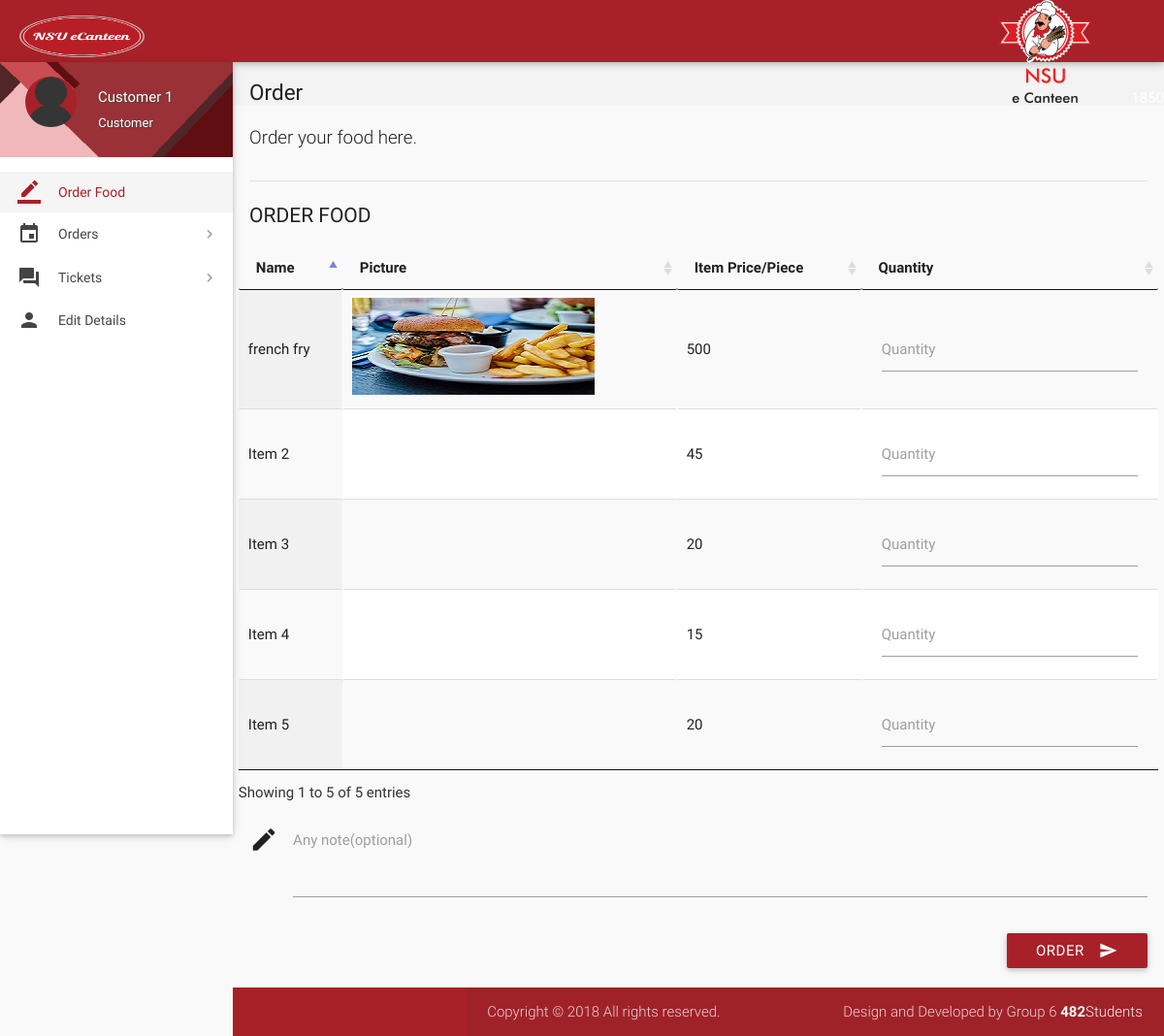
Page /index.php (signed in) on the committed database.
### tables this page shows
CREATE TABLE `items` (
  `id` int(11) NOT NULL,
  `name` varchar(20) NOT NULL,
  `price` int(11) NOT NULL,
  `deleted` tinyint(4) NOT NULL DEFAULT '0',
  `image` varchar(100) DEFAULT NULL
);

### includes/connect.php (called while the page is built, shortened)
<?php
$name = $_SESSION['name'];
$role = $_SESSION['role'];
?>

### index.php (the view, shortened to what this page needs)
<?php
include 'includes/connect.php';
include 'includes/wallet.php';
	if($_SESSION['customer_sid']==session_id())
	{
		?>
<!DOCTYPE html>
<html lang="en">
<head>
  <link href="css/materialize.min.css" type="text/css" rel="stylesheet" media="screen,projection">
  <link href="css/style.min.css" type="text/css" rel="stylesheet" media="screen,projection">
  <link href="css/custom/custom.min.css" type="text/css" rel="stylesheet" media="screen,projection">
  <link href="js/plugins/perfect-scrollbar/perfect-scrollbar.css" type="text/css" rel="stylesheet" media="screen,projection">
  <link href="js/plugins/data-tables/css/jquery.dataTables.min.css" type="text/css" rel="stylesheet" media="screen,projection">
</head>
<body>
  <header id="header" class="page-topbar">
        <div class="navbar-fixed">
            <nav class="navbar-color">
                <div class="nav-wrapper">
                    <ul class="left">
                      <li><h1 class="logo-wrapper"><a href="index.php" class="brand-logo darken-1"><img class="text-center center-block" style="width: 129px;
height:55px ;
padding-bottom: 10px;"  src="images/logooo.png" alt="logo"></a> <span class="logo-text">Logo</span></h1></li>
                    </ul>
                    <ul class="right hide-on-med-and-down">
                        <li><img src="images/favicon/ee.png" class="img-responsive"><?php echo $balance;?>
                        </li>
                    </ul>
                </div>
            </nav>
        </div>
  </header>
  <div id="main">
    <div class="wrapper">
      <aside id="left-sidebar-nav">
        <ul id="slide-out" class="side-nav fixed leftside-navigation">
            <li class="user-details cyan darken-2">
            <div class="row">
                <div class="col col s4 m4 l4">
                    <img src="images/avatar.jpg" alt="" class="circle responsive-img valign profile-image">
                </div>
                <div class="col col s8 m8 l8">
                    <a class="btn-flat dropdown-button waves-effect waves-light white-text profile-btn" href="#" data-activates="profile-dropdown"><?php echo $name;?> <i class="mdi-navigation-arrow-drop-down right"></i></a>
                    <p class="user-roal"><?php echo $role;?></p>
                </div>
            </div>
            </li>
            <li class="bold active"><a href="index.php" class="waves-effect waves-cyan"><i class="mdi-editor-border-color"></i> Order Food</a>
            </li>
                <li class="no-padding">
                    <ul class="collapsible collapsible-accordion">
                        <li class="bold"><a class="collapsible-header waves-effect waves-cyan"><i class="mdi-editor-insert-invitation"></i> Orders</a>
                        </li>
                    </ul>
                </li>
                <li class="no-padding">
                    <ul class="collapsible collapsible-accordion">
                        <li class="bold"><a class="collapsible-header waves-effect waves-cyan"><i class="mdi-action-question-answer"></i> Tickets</a>
                        </li>
                    </ul>
                </li>
            <li class="bold"><a href="details.php" class="waves-effect waves-cyan"><i class="mdi-social-person"></i> Edit Details</a>
            </li>
        </ul>
        </aside>
      <section id="content">
        <div id="breadcrumbs-wrapper">
          <div class="container">
            <div class="row">
              <div class="col s12 m12 l12">
                <h5 class="breadcrumbs-title">Order</h5>
              </div>
            </div>
          </div>
        </div>
        <div class="container">
          <p class="caption">Order your food here.</p>
          <div class="divider"></div>
		  <form class="formValidate" id="formValidate" method="post" action="place-order.php" novalidate="novalidate">
            <div class="row">
              <div class="col s12 m4 l3">
                <h4 class="header">Order Food</h4>
              </div>
              <div>
                  <table id="data-table-customer" class="responsive-table display" cellspacing="0">
                    <thead>
                      <tr>
                        <th>Name</th>
                        <th>Picture</th>
                        <th>Item Price/Piece</th>
                        <th>Quantity</th>
                      </tr>
                    </thead>
                    <tbody>
				<?php
				$result = mysqli_query($con, "SELECT * FROM items where not deleted;");
				while($row = mysqli_fetch_array($result))
				{
					echo '<tr><td>'.$row["name"].'</td>';
           echo '<td>';
          ?>
          <img src="<?php echo $row['image']; ?>" ><?php echo "</td>";
          echo('<td>'.$row["price"].'</td>');
					echo '<td><div class="input-field col s12"><label for='.$row["id"].' class="">Quantity</label>';
					echo '<input id="'.$row["id"].'" name="'.$row['id'].'" type="text" data-error=".errorTxt'.$row["id"].'"><div class="errorTxt'.$row["id"].'"></div></td></tr>';
				}
				?>
                    </tbody>
</table>
              </div>
			  <div class="input-field col s12">
              <i class="mdi-editor-mode-edit prefix"></i>
              <textarea id="description" name="description" class="materialize-textarea"></textarea>
              <label for="description" class="">Any note(optional)</label>
			  </div>
			  <div>
			  <div class="input-field col s12">
                              <button class="btn cyan waves-effect waves-light right" type="submit" name="action">Order
                                <i class="mdi-content-send right"></i>
                              </button>
                            </div>
            </div>
			</form>
          </div>
        </div>
  </div>
  <footer class="page-footer">
    <div class="footer-copyright">
      <div class="container">
        <span>Copyright © 2018 <a class="grey-text text-lighten-4" href="#" target="_blank"></a> All rights reserved.</span>
        <span class="right"> Design and Developed by Group 6 <a class="grey-text text-lighten-4" href="#"><b>482</b>Students</a></span>
        </div>
    </div>
  </footer>
</body>
</html>
<?php
	}
?>

### rows in the picture
items: name "Item 2", price "45"
items: name "Item 3", price "20"
items: name "Item 4", price "15"
items: name "Item 5", price "20"
items: name "french fry", image (placeholder picture), price "500"

### other values in the picture
$name "Customer 1"
$role "Customer"
